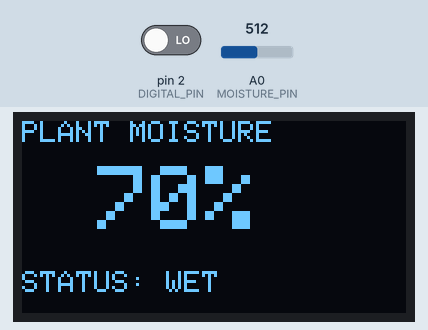
Bench run of a sketch on a simulated Arduino Uno, built with avr-gcc and run on an emulated ATmega328P. On the bench: 128×64 one-colour display. Inputs (shaded band) come from the test bench; at power-on: A0 (MOISTURE_PIN) = 512, pin 2 (DIGITAL_PIN) LOW. What the sketch prints to the serial monitor is not drawn.

Above: at 3.2 s.
3.3 s: A0 (MOISTURE_PIN) set to 525
At 4.4 s:
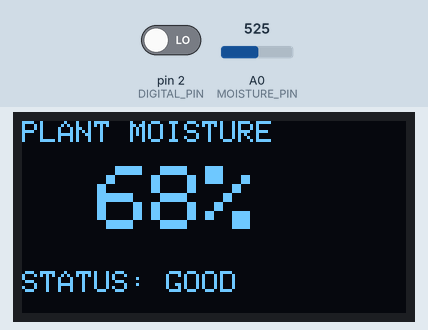
5.6 s: A0 (MOISTURE_PIN) set to 788
At 7.0 s:
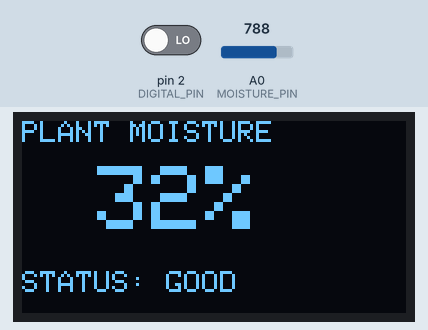
7.7 s: A0 (MOISTURE_PIN) set to 813
At 9.4 s:
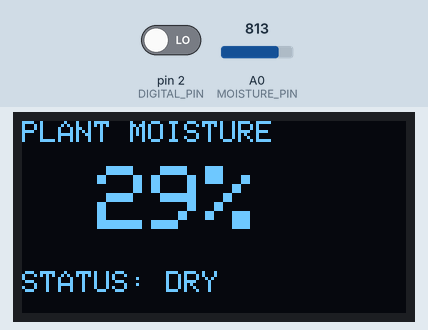
9.7 s: A0 (MOISTURE_PIN) set to 511
At 10.9 s:
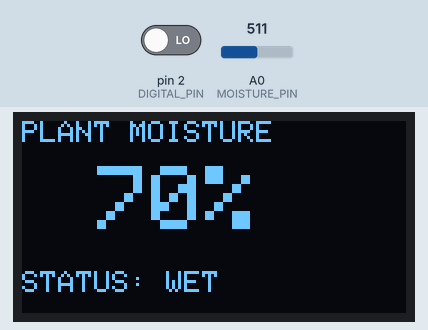
Timing chart, 0 to 12.7 s (numbered marks = the images above; inputs shaded):
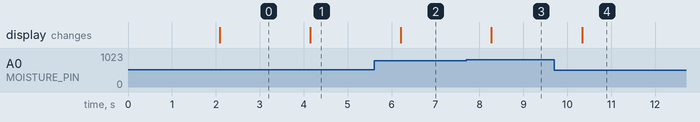

The sketch:

_PlantSensorModule.ino
```cpp
#include <Wire.h>
#include <Adafruit_GFX.h>
#include <Adafruit_SSD1306.h>

#define SCREEN_WIDTH 128
#define SCREEN_HEIGHT 64

#define OLED_ADDRESS 0x3C
#define OLED_RESET -1

#define MOISTURE_PIN A0
#define DIGITAL_PIN 2

Adafruit_SSD1306 display(
  SCREEN_WIDTH,
  SCREEN_HEIGHT,
  &Wire,
  OLED_RESET
);

void setup() {

  Serial.begin(9600);

  pinMode(DIGITAL_PIN, INPUT);

  // Start OLED
  if (!display.begin(SSD1306_SWITCHCAPVCC, OLED_ADDRESS)) {
    Serial.println("OLED NOT FOUND!");
    while (true);
  }

  display.clearDisplay();
  display.setTextColor(SSD1306_WHITE);

  display.setTextSize(2);
  display.setCursor(15, 10);
  display.println("PLANT");

  display.setCursor(15, 35);
  display.println("SENSOR");

  display.display();

  delay(2000);
}

void loop() {

  // Read moisture sensor
  int rawValue = analogRead(MOISTURE_PIN);
  int digitalValue = digitalRead(DIGITAL_PIN);

  /*
     Moisture percentage

     1023 = dry
     300  = wet

     Change these numbers after calibration.
  */
  int moisture = map(rawValue, 1023, 300, 0, 100);

  moisture = constrain(moisture, 0, 100);

  // Serial Monitor
  Serial.print("Raw: ");
  Serial.print(rawValue);

  Serial.print(" | Moisture: ");
  Serial.print(moisture);
  Serial.print("%");

  Serial.print(" | D2: ");
  Serial.println(digitalValue);

  // OLED
  display.clearDisplay();

  // Title
  display.setTextSize(1);
  display.setCursor(0, 0);
  display.println("PLANT MOISTURE");

  // Percentage
  display.setTextSize(3);
  display.setCursor(25, 15);
  display.print(moisture);
  display.println("%");

  // Status
  display.setTextSize(1);
  display.setCursor(0, 50);

  if (moisture < 30) {
    display.println("STATUS: DRY");
  }
  else if (moisture < 70) {
    display.println("STATUS: GOOD");
  }
  else {
    display.println("STATUS: WET");
  }

  display.display();

  delay(1000);
}
```

Measured:
- the behaviour switches between 516 and 517 on A0 (MOISTURE_PIN) (found by bisection; images 0 and 1)
- the behaviour switches between 806 and 807 on A0 (MOISTURE_PIN) (found by bisection; images 2 and 3)
- after the input at 3.3 s, the display: changes after 0.85 s (image 1)
- after the input at 5.6 s, the display: changes after 0.61 s (image 2)
- after the input at 7.7 s, the display: changes after 0.57 s (image 3)
- after the input at 9.7 s, the display: changes after 0.63 s (image 4)
